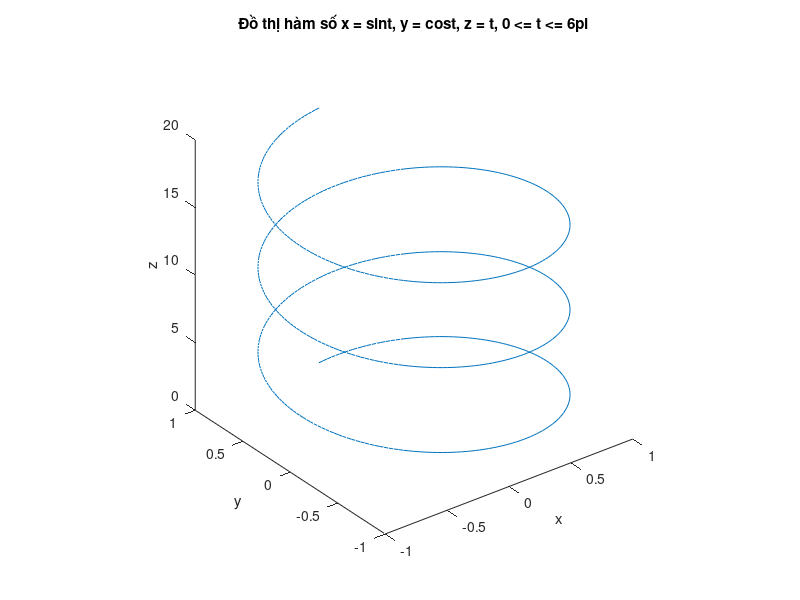

Reproduce this figure in MATLAB.
t = 0: pi/100: 6 * pi;
x = sin(t);
y = cos(t);
z = t;

figure('Name', 'Bài tập 5', 'NumberTitle', 'off')
plot3(x, y, z);
xlabel('x');
ylabel('y');
zlabel('z');
axis square;
title('Đồ thị hàm số x = sint, y = cost, z = t, 0 <= t <= 6pi');
